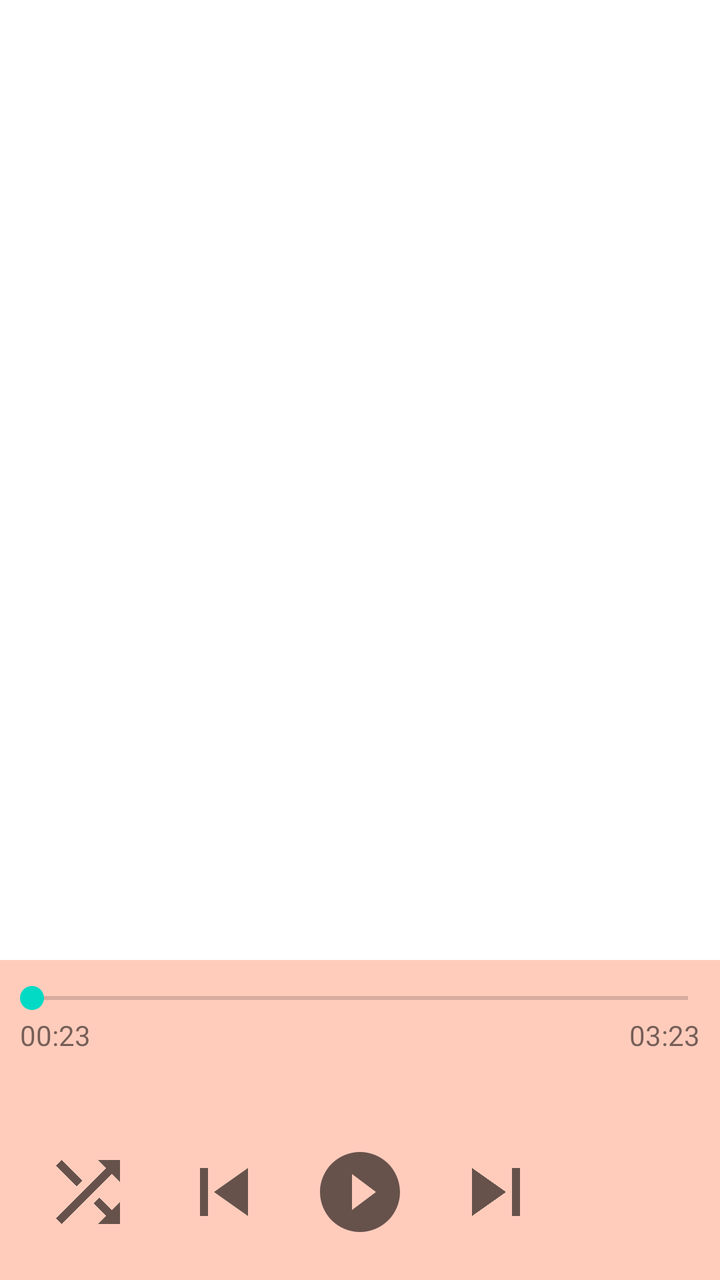
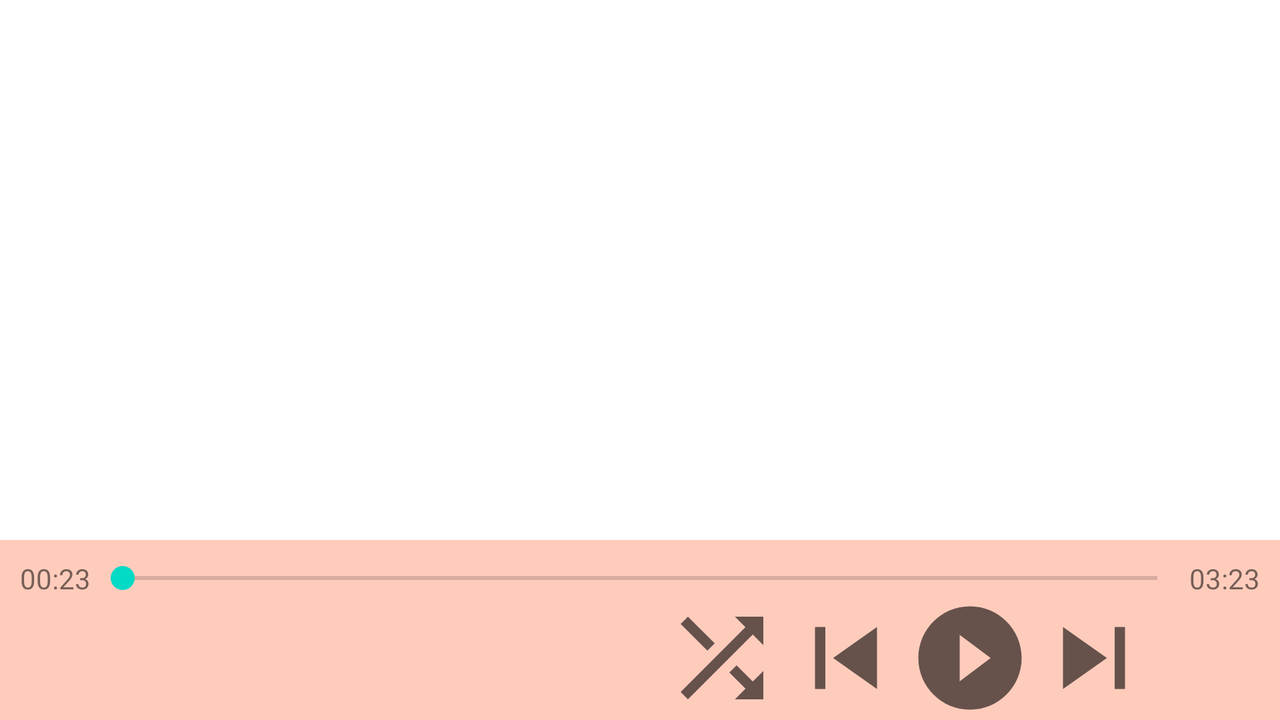

Two renders of one Android screen. The first uses the default layout on a phone; the second uses the alternative layout the repository ships for a different screen configuration, on a matching device. The two XML files are below.
<!-- AndroidManifest.xml: application theme Theme.TheMusicApp -->
<!-- res/layout/activity_main.xml -->
<?xml version="1.0" encoding="utf-8"?>
<androidx.constraintlayout.widget.ConstraintLayout xmlns:android="http://schemas.android.com/apk/res/android"
    xmlns:app="http://schemas.android.com/apk/res-auto"
    xmlns:tools="http://schemas.android.com/tools"
    android:layout_width="match_parent"
    android:layout_height="match_parent"
    tools:context=".ui.main.MainActivity">

    <androidx.recyclerview.widget.RecyclerView
        android:id="@+id/recyclerSongs"
        android:layout_width="0dp"
        android:layout_height="0dp"
        android:layout_marginStart="@dimen/dp_10"
        android:layout_marginEnd="@dimen/dp_10"
        app:layoutManager="androidx.recyclerview.widget.LinearLayoutManager"
        app:layout_constraintBottom_toTopOf="@id/viewPlayingSong"
        app:layout_constraintEnd_toEndOf="parent"
        app:layout_constraintStart_toStartOf="parent"
        app:layout_constraintTop_toTopOf="parent"
        app:layout_constraintVertical_weight="3"
        tools:listitem="@layout/item_song" />

    <View
        android:id="@+id/viewPlayingSong"
        android:layout_width="0dp"
        android:layout_height="0dp"
        android:background="@color/color_romantic"
        app:layout_constraintBottom_toBottomOf="parent"
        app:layout_constraintEnd_toEndOf="parent"
        app:layout_constraintStart_toStartOf="parent"
        app:layout_constraintTop_toBottomOf="@id/recyclerSongs"
        app:layout_constraintVertical_weight="1" />

    <SeekBar
        android:id="@+id/seekbarControlTime"
        android:layout_width="0dp"
        android:layout_height="wrap_content"
        android:layout_marginTop="@dimen/dp_10"
        app:layout_constraintBottom_toTopOf="@id/textSongCurrentTime"
        app:layout_constraintEnd_toEndOf="@id/viewPlayingSong"
        app:layout_constraintStart_toStartOf="@id/viewPlayingSong"
        app:layout_constraintTop_toTopOf="@id/viewPlayingSong" />

    <TextView
        android:id="@+id/textSongCurrentTime"
        android:layout_width="wrap_content"
        android:layout_height="wrap_content"
        android:layout_marginStart="@dimen/dp_10"
        app:layout_constraintBottom_toTopOf="@id/textSongPlayingName"
        app:layout_constraintStart_toStartOf="@id/seekbarControlTime"
        app:layout_constraintTop_toBottomOf="@id/seekbarControlTime"
        tools:text="00:23" />

    <TextView
        android:id="@+id/textSongMaxTime"
        android:layout_width="wrap_content"
        android:layout_height="wrap_content"
        android:layout_marginEnd="@dimen/dp_10"
        app:layout_constraintBottom_toTopOf="@id/textSongPlayingName"
        app:layout_constraintEnd_toEndOf="@id/seekbarControlTime"
        app:layout_constraintTop_toBottomOf="@id/seekbarControlTime"
        tools:text="03:23" />

    <TextView
        android:id="@+id/textSongPlayingName"
        android:layout_width="0dp"
        android:layout_height="wrap_content"
        android:layout_marginStart="@dimen/dp_10"
        android:layout_marginEnd="@dimen/dp_10"
        android:layout_marginBottom="@dimen/dp_10"
        android:ellipsize="end"
        android:gravity="center|start"
        android:maxLines="1"
        android:textColor="@android:color/black"
        android:textSize="@dimen/sp_26"
        app:layout_constraintBottom_toTopOf="@id/imagePlayPauseSong"
        app:layout_constraintEnd_toEndOf="@id/viewPlayingSong"
        app:layout_constraintStart_toStartOf="@id/viewPlayingSong"
        app:layout_constraintTop_toBottomOf="@id/textSongCurrentTime"
        tools:text="@tools:sample/lorem" />

    <ImageView
        android:id="@+id/imagePlayPauseSong"
        android:layout_width="0dp"
        android:layout_height="0dp"
        android:layout_marginBottom="@dimen/dp_20"
        android:contentDescription="@null"
        android:src="@drawable/ic_play_circle_filled_24"
        app:layout_constraintBottom_toBottomOf="@id/viewPlayingSong"
        app:layout_constraintDimensionRatio="1:1"
        app:layout_constraintEnd_toEndOf="@id/viewPlayingSong"
        app:layout_constraintStart_toStartOf="@id/viewPlayingSong"
        app:layout_constraintTop_toBottomOf="@id/textSongPlayingName" />

    <ImageView
        android:id="@+id/imagePreviousSong"
        android:layout_width="0dp"
        android:layout_height="0dp"
        android:contentDescription="@null"
        android:src="@drawable/ic_skip_previous_24"
        app:layout_constraintBottom_toBottomOf="@id/imagePlayPauseSong"
        app:layout_constraintDimensionRatio="1:1"
        app:layout_constraintEnd_toStartOf="@id/imagePlayPauseSong"
        app:layout_constraintStart_toEndOf="@id/imageShuffleSongs"
        app:layout_constraintTop_toTopOf="@id/imagePlayPauseSong" />

    <ImageView
        android:id="@+id/imageShuffleSongs"
        android:layout_width="0dp"
        android:layout_height="0dp"
        android:contentDescription="@null"
        android:src="@drawable/ic_shuffle_off_24"
        app:layout_constraintBottom_toBottomOf="@id/imagePreviousSong"
        app:layout_constraintDimensionRatio="1:1"
        app:layout_constraintEnd_toStartOf="@id/imagePreviousSong"
        app:layout_constraintStart_toStartOf="@id/viewPlayingSong"
        app:layout_constraintTop_toTopOf="@id/imagePreviousSong" />

    <ImageView
        android:id="@+id/imageNextSong"
        android:layout_width="0dp"
        android:layout_height="0dp"
        android:contentDescription="@null"
        android:src="@drawable/ic_skip_next_24"
        app:layout_constraintBottom_toBottomOf="@id/imagePlayPauseSong"
        app:layout_constraintDimensionRatio="1:1"
        app:layout_constraintEnd_toStartOf="@id/imageLoopSong"
        app:layout_constraintStart_toEndOf="@id/imagePlayPauseSong"
        app:layout_constraintTop_toTopOf="@id/imagePlayPauseSong" />

    <ImageView
        android:id="@+id/imageLoopSong"
        android:layout_width="0dp"
        android:layout_height="0dp"
        android:contentDescription="@null"
        android:src="@drawable/ic_loop_off_24"
        app:layout_constraintBottom_toBottomOf="@id/imageNextSong"
        app:layout_constraintDimensionRatio="1:1"
        app:layout_constraintEnd_toEndOf="@id/viewPlayingSong"
        app:layout_constraintStart_toEndOf="@id/imageNextSong"
        app:layout_constraintTop_toTopOf="@id/imageNextSong" />

</androidx.constraintlayout.widget.ConstraintLayout>
<!-- resources referenced by this layout -->
<resources>
  <color name="color_romantic">#FFCCBC</color>
  <dimen name="dp_10">10dp</dimen>
  <dimen name="dp_20">20dp</dimen>
  <dimen name="sp_26">26sp</dimen>
  <!-- drawable ic_play_circle_filled_24 (drawable) -->
  <vector xmlns:android="http://schemas.android.com/apk/res/android"
      android:width="24dp"
      android:height="24dp"
      android:autoMirrored="true"
      android:tint="?attr/colorControlNormal"
      android:viewportWidth="24"
      android:viewportHeight="24">
      <path
          android:fillColor="@android:color/black"
          android:pathData="M12,2C6.48,2 2,6.48 2,12s4.48,10 10,10 10,-4.48 10,-10S17.52,2 12,2zM10,16.5v-9l6,4.5 -6,4.5z" />
  </vector>
  <!-- drawable ic_shuffle_off_24 (drawable) -->
  <vector xmlns:android="http://schemas.android.com/apk/res/android"
      android:width="24dp"
      android:height="24dp"
      android:autoMirrored="true"
      android:tint="?attr/colorControlNormal"
      android:viewportWidth="24"
      android:viewportHeight="24">
      <path
          android:fillColor="@android:color/white"
          android:pathData="M10.59,9.17L5.41,4 4,5.41l5.17,5.17 1.42,-1.41zM14.5,4l2.04,2.04L4,18.59 5.41,20 17.96,7.46 20,9.5L20,4h-5.5zM14.83,13.41l-1.41,1.41 3.13,3.13L14.5,20L20,20v-5.5l-2.04,2.04 -3.13,-3.13z" />
  </vector>
  <!-- drawable ic_skip_next_24 (drawable) -->
  <vector xmlns:android="http://schemas.android.com/apk/res/android"
      android:width="24dp"
      android:height="24dp"
      android:autoMirrored="true"
      android:tint="?attr/colorControlNormal"
      android:viewportWidth="24"
      android:viewportHeight="24">
      <path
          android:fillColor="@android:color/black"
          android:pathData="M6,18l8.5,-6L6,6v12zM16,6v12h2V6h-2z" />
  </vector>
  <!-- drawable ic_skip_previous_24 (drawable) -->
  <vector xmlns:android="http://schemas.android.com/apk/res/android"
      android:width="24dp"
      android:height="24dp"
      android:autoMirrored="true"
      android:tint="?attr/colorControlNormal"
      android:viewportWidth="24"
      android:viewportHeight="24">
      <path
          android:fillColor="@android:color/black"
          android:pathData="M6,6h2v12L6,18zM9.5,12l8.5,6L18,6z" />
  </vector>
  <style name="Theme.TheMusicApp" parent="Theme.MaterialComponents.DayNight.DarkActionBar">
          
          <item name="colorPrimary">@color/purple_500</item>
          <item name="colorPrimaryVariant">@color/purple_700</item>
          <item name="colorOnPrimary">@android:color/white</item>
          
          <item name="colorSecondary">@color/teal_200</item>
          <item name="colorSecondaryVariant">@color/teal_700</item>
          <item name="colorOnSecondary">@android:color/black</item>
          
          <item name="android:statusBarColor" tools:targetApi="l">?attr/colorPrimaryVariant</item>
          
      </style>
  <color name="purple_500">#FF6200EE</color>
  <color name="purple_700">#FF3700B3</color>
  <color name="teal_200">#FF03DAC5</color>
  <color name="teal_700">#FF018786</color>
</resources>
<!-- res/layout-land/activity_main.xml (the repository's variant of the layout above) -->
<!-- drawn on the phone turned sideways -->
<?xml version="1.0" encoding="utf-8"?>
<androidx.constraintlayout.widget.ConstraintLayout xmlns:android="http://schemas.android.com/apk/res/android"
    xmlns:app="http://schemas.android.com/apk/res-auto"
    xmlns:tools="http://schemas.android.com/tools"
    android:layout_width="match_parent"
    android:layout_height="match_parent"
    tools:context=".ui.main.MainActivity">

    <androidx.recyclerview.widget.RecyclerView
        android:id="@+id/recyclerSongs"
        android:layout_width="0dp"
        android:layout_height="0dp"
        android:layout_marginStart="@dimen/dp_10"
        android:layout_marginEnd="@dimen/dp_10"
        app:layoutManager="androidx.recyclerview.widget.LinearLayoutManager"
        app:layout_constraintBottom_toTopOf="@id/viewPlayingSong"
        app:layout_constraintEnd_toEndOf="parent"
        app:layout_constraintStart_toStartOf="parent"
        app:layout_constraintTop_toTopOf="parent"
        app:layout_constraintVertical_weight="3"
        tools:listitem="@layout/item_song" />

    <View
        android:id="@+id/viewPlayingSong"
        android:layout_width="0dp"
        android:layout_height="0dp"
        android:background="@color/color_romantic"
        app:layout_constraintBottom_toBottomOf="parent"
        app:layout_constraintEnd_toEndOf="parent"
        app:layout_constraintStart_toStartOf="parent"
        app:layout_constraintTop_toBottomOf="@id/recyclerSongs"
        app:layout_constraintVertical_weight="1" />

    <TextView
        android:id="@+id/textSongCurrentTime"
        android:layout_width="wrap_content"
        android:layout_height="wrap_content"
        android:layout_marginStart="@dimen/dp_10"
        app:layout_constraintBottom_toBottomOf="@id/seekbarControlTime"
        app:layout_constraintEnd_toStartOf="@id/seekbarControlTime"
        app:layout_constraintStart_toStartOf="@+id/viewPlayingSong"
        app:layout_constraintTop_toTopOf="@id/seekbarControlTime"
        tools:text="00:23" />

    <SeekBar
        android:id="@+id/seekbarControlTime"
        android:layout_width="0dp"
        android:layout_height="wrap_content"
        android:layout_marginTop="@dimen/dp_10"
        app:layout_constraintBottom_toTopOf="@id/textSongPlayingName"
        app:layout_constraintEnd_toStartOf="@id/textSongMaxTime"
        app:layout_constraintStart_toEndOf="@id/textSongCurrentTime"
        app:layout_constraintTop_toTopOf="@+id/viewPlayingSong" />

    <TextView
        android:id="@+id/textSongMaxTime"
        android:layout_width="wrap_content"
        android:layout_height="wrap_content"
        android:layout_marginEnd="@dimen/dp_10"
        app:layout_constraintBottom_toBottomOf="@id/seekbarControlTime"
        app:layout_constraintEnd_toEndOf="parent"
        app:layout_constraintStart_toEndOf="@id/seekbarControlTime"
        app:layout_constraintTop_toTopOf="@id/seekbarControlTime"
        tools:text="03:23" />

    <TextView
        android:id="@+id/textSongPlayingName"
        android:layout_width="0dp"
        android:layout_height="0dp"
        android:layout_margin="@dimen/dp_10"
        android:ellipsize="end"
        android:gravity="center|start"
        android:maxLines="1"
        android:textColor="@android:color/black"
        android:textSize="@dimen/sp_26"
        app:layout_constraintBottom_toBottomOf="parent"
        app:layout_constraintEnd_toStartOf="@id/viewSongControl"
        app:layout_constraintHorizontal_weight="1"
        app:layout_constraintStart_toStartOf="parent"
        app:layout_constraintTop_toBottomOf="@id/seekbarControlTime"
        tools:text="@tools:sample/lorem" />

    <View
        android:id="@+id/viewSongControl"
        android:layout_width="0dp"
        android:layout_height="0dp"
        android:paddingTop="@dimen/dp_5"
        android:paddingBottom="@dimen/dp_5"
        app:layout_constraintBottom_toBottomOf="@+id/viewPlayingSong"
        app:layout_constraintEnd_toEndOf="@+id/viewPlayingSong"
        app:layout_constraintHorizontal_weight="1"
        app:layout_constraintStart_toEndOf="@id/textSongPlayingName"
        app:layout_constraintTop_toBottomOf="@id/seekbarControlTime" />

    <ImageView
        android:id="@+id/imagePlayPauseSong"
        android:layout_width="0dp"
        android:layout_height="0dp"
        android:contentDescription="@null"
        android:src="@drawable/ic_play_circle_filled_24"
        app:layout_constraintBottom_toBottomOf="@id/viewSongControl"
        app:layout_constraintDimensionRatio="1:1"
        app:layout_constraintEnd_toEndOf="@id/viewSongControl"
        app:layout_constraintStart_toStartOf="@id/viewSongControl"
        app:layout_constraintTop_toTopOf="@id/viewSongControl" />

    <ImageView
        android:id="@+id/imagePreviousSong"
        android:layout_width="0dp"
        android:layout_height="0dp"
        android:contentDescription="@null"
        android:src="@drawable/ic_skip_previous_24"
        app:layout_constraintBottom_toBottomOf="@id/imagePlayPauseSong"
        app:layout_constraintDimensionRatio="1:1"
        app:layout_constraintEnd_toStartOf="@id/imagePlayPauseSong"
        app:layout_constraintStart_toEndOf="@id/imageShuffleSongs"
        app:layout_constraintTop_toTopOf="@id/imagePlayPauseSong" />

    <ImageView
        android:id="@+id/imageShuffleSongs"
        android:layout_width="0dp"
        android:layout_height="0dp"
        android:contentDescription="@null"
        android:src="@drawable/ic_shuffle_off_24"
        app:layout_constraintBottom_toBottomOf="@id/imagePreviousSong"
        app:layout_constraintDimensionRatio="1:1"
        app:layout_constraintEnd_toStartOf="@id/imagePreviousSong"
        app:layout_constraintStart_toStartOf="@id/viewSongControl"
        app:layout_constraintTop_toTopOf="@id/imagePreviousSong" />

    <ImageView
        android:id="@+id/imageNextSong"
        android:layout_width="0dp"
        android:layout_height="0dp"
        android:contentDescription="@null"
        android:src="@drawable/ic_skip_next_24"
        app:layout_constraintBottom_toBottomOf="@id/imagePlayPauseSong"
        app:layout_constraintDimensionRatio="1:1"
        app:layout_constraintEnd_toStartOf="@id/imageLoopSong"
        app:layout_constraintStart_toEndOf="@id/imagePlayPauseSong"
        app:layout_constraintTop_toTopOf="@id/imagePlayPauseSong" />

    <ImageView
        android:id="@+id/imageLoopSong"
        android:layout_width="0dp"
        android:layout_height="0dp"
        android:contentDescription="@null"
        android:src="@drawable/ic_loop_off_24"
        app:layout_constraintBottom_toBottomOf="@id/imageNextSong"
        app:layout_constraintDimensionRatio="1:1"
        app:layout_constraintEnd_toEndOf="@id/viewSongControl"
        app:layout_constraintStart_toEndOf="@id/imageNextSong"
        app:layout_constraintTop_toTopOf="@id/imageNextSong" />

</androidx.constraintlayout.widget.ConstraintLayout>
<!-- resources referenced by the variant -->
<!-- as the phone turned sideways resolves them -->
<resources>
  <color name="color_romantic">#FFCCBC</color>
  <dimen name="dp_10">10dp</dimen>
  <dimen name="dp_5">5dp</dimen>
  <dimen name="sp_26">26sp</dimen>
  <!-- drawable ic_play_circle_filled_24 (drawable) -->
  <vector xmlns:android="http://schemas.android.com/apk/res/android"
      android:width="24dp"
      android:height="24dp"
      android:autoMirrored="true"
      android:tint="?attr/colorControlNormal"
      android:viewportWidth="24"
      android:viewportHeight="24">
      <path
          android:fillColor="@android:color/black"
          android:pathData="M12,2C6.48,2 2,6.48 2,12s4.48,10 10,10 10,-4.48 10,-10S17.52,2 12,2zM10,16.5v-9l6,4.5 -6,4.5z" />
  </vector>
  <!-- drawable ic_shuffle_off_24 (drawable) -->
  <vector xmlns:android="http://schemas.android.com/apk/res/android"
      android:width="24dp"
      android:height="24dp"
      android:autoMirrored="true"
      android:tint="?attr/colorControlNormal"
      android:viewportWidth="24"
      android:viewportHeight="24">
      <path
          android:fillColor="@android:color/white"
          android:pathData="M10.59,9.17L5.41,4 4,5.41l5.17,5.17 1.42,-1.41zM14.5,4l2.04,2.04L4,18.59 5.41,20 17.96,7.46 20,9.5L20,4h-5.5zM14.83,13.41l-1.41,1.41 3.13,3.13L14.5,20L20,20v-5.5l-2.04,2.04 -3.13,-3.13z" />
  </vector>
  <!-- drawable ic_skip_next_24 (drawable) -->
  <vector xmlns:android="http://schemas.android.com/apk/res/android"
      android:width="24dp"
      android:height="24dp"
      android:autoMirrored="true"
      android:tint="?attr/colorControlNormal"
      android:viewportWidth="24"
      android:viewportHeight="24">
      <path
          android:fillColor="@android:color/black"
          android:pathData="M6,18l8.5,-6L6,6v12zM16,6v12h2V6h-2z" />
  </vector>
  <!-- drawable ic_skip_previous_24 (drawable) -->
  <vector xmlns:android="http://schemas.android.com/apk/res/android"
      android:width="24dp"
      android:height="24dp"
      android:autoMirrored="true"
      android:tint="?attr/colorControlNormal"
      android:viewportWidth="24"
      android:viewportHeight="24">
      <path
          android:fillColor="@android:color/black"
          android:pathData="M6,6h2v12L6,18zM9.5,12l8.5,6L18,6z" />
  </vector>
  <style name="Theme.TheMusicApp" parent="Theme.MaterialComponents.DayNight.DarkActionBar">
          
          <item name="colorPrimary">@color/purple_500</item>
          <item name="colorPrimaryVariant">@color/purple_700</item>
          <item name="colorOnPrimary">@android:color/white</item>
          
          <item name="colorSecondary">@color/teal_200</item>
          <item name="colorSecondaryVariant">@color/teal_700</item>
          <item name="colorOnSecondary">@android:color/black</item>
          
          <item name="android:statusBarColor" tools:targetApi="l">?attr/colorPrimaryVariant</item>
          
      </style>
  <color name="purple_500">#FF6200EE</color>
  <color name="purple_700">#FF3700B3</color>
  <color name="teal_200">#FF03DAC5</color>
  <color name="teal_700">#FF018786</color>
</resources>
